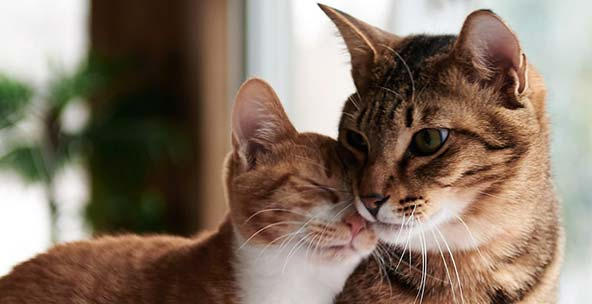
#> input picture dataset_image/Cats/13313648.jpg, 592 x 304 px; its folder holds only this picture in this run
$ python imageclassifier+using+deepLearning.py
#> lines starting #> are read from the running program, lines starting #| are printed output that depends on the picture; long printed decimals are rounded

import numpy as np
import h5py
import matplotlib.pyplot as plt
#from dnn_utils_v2 import sigmoid, sigmoid_backward, relu, relu_backward
import pickle
import numpy as np
import cv2
from sklearn.model_selection import train_test_split
import os


def dsigmoid(x):
    return x * (1. - x)

def dReLU(x):
    return 1. * (x > 0)

def relu(x):
    """
    :param x: numpy array of shape (N,D) representing input layer
    :return:
    out = numpy array of shape (N,D) representing output of relu layer
    cache = storing x for backpropagation
    """
    out = x*(x > 0)
    cache = x
    return out, cache

def relu_backward(dout, cache):
    """
    :param dout: numpy array of shape (N,D) representing gradients of output layer
    :param cache: numpy array of shape (N,D) representing input layer for backpropagation
    :return:
    dx = numpy array of shape (N,D) representing gradients of input layer
    """
    x = cache
    dx = dout*(x > 0)
    return dx


def sigmoid(x):
    """
    :param x: numpy array of shape (N,D) representing input layer
    :return:
    out = numpy array of shape (N,D) representing output of sigmoid layer
    cache = storing x for backpropagation
    """
    out = 1/(1 + np.exp(-x))
    cache = out.copy()
    return out, cache


def sigmoid_backward(dout, cache):
    """
    :param dout: numpy array of shape (N,D) representing gradients of output layer
    :param cache: numpy array of shape (N,D) used for backpropagation
    :return:
    dx = numpy array of shape (N,D) representing gradients of input layer
    """
    out = cache
    dx = dout*(out*(1-out))
    return dx


def initialize_parameters(n_x, n_h, n_y):
    """
    Argument:
    n_x -- size of the input layer
    n_h -- size of the hidden layer
    n_y -- size of the output layer

    Returns:
    parameters -- python dictionary containing your parameters:
                    W1 -- weight matrix of shape (n_h, n_x)
                    b1 -- bias vector of shape (n_h, 1)
                    W2 -- weight matrix of shape (n_y, n_h)
                    b2 -- bias vector of shape (n_y, 1)
    """

    np.random.seed(1)

    ### START CODE HERE ### (≈ 4 lines of code)
    W1 = np.random.randn(n_h, n_x) * 0.01
    b1 = np.zeros(shape = (n_h, 1))
    W2 = np.random.randn(n_y, n_h) * 0.01
    b2 = np.zeros(shape=(n_y, 1))
    ### END CODE HERE ###

    assert(W1.shape == (n_h, n_x))
    assert(b1.shape == (n_h, 1))
    assert(W2.shape == (n_y, n_h))
    assert(b2.shape == (n_y, 1))

    parameters = {"W1": W1,
                  "b1": b1,
                  "W2": W2,
                  "b2": b2}

    return parameters


# GRADED FUNCTION: initialize_parameters_deep

def initialize_parameters_deep(layer_dims):
    """
    Arguments:
    layer_dims -- python array (list) containing the dimensions of each layer in our network

    Returns:
    parameters -- python dictionary containing your parameters "W1", "b1", ..., "WL", "bL":
                    Wl -- weight matrix of shape (layer_dims[l], layer_dims[l-1])
                    bl -- bias vector of shape (layer_dims[l], 1)
    """

    np.random.seed(3)
    parameters = {}
    L = len(layer_dims)            # number of layers in the network

    for l in range(1, L):
        ### START CODE HERE ### (≈ 2 lines of code)
        parameters['W' + str(l)] = np.random.randn(layer_dims[l], layer_dims[l - 1]) * 0.01
        parameters['b' + str(l)] = np.zeros((layer_dims[l], 1))
        ### END CODE HERE ###

        assert(parameters['W' + str(l)].shape == (layer_dims[l], layer_dims[l - 1]))
        assert(parameters['b' + str(l)].shape == (layer_dims[l], 1))


    return parameters


# GRADED FUNCTION: linear_forward

def linear_forward(A, W, b):
    """
    Implement the linear part of a layer's forward propagation.

    Arguments:
    A -- activations from previous layer (or input data): (size of previous layer, number of examples)
    W -- weights matrix: numpy array of shape (size of current layer, size of previous layer)
    b -- bias vector, numpy array of shape (size of the current layer, 1)

    Returns:
    Z -- the input of the activation function, also called pre-activation parameter
    cache -- a python dictionary containing "A", "W" and "b" ; stored for computing the backward pass efficiently
    """

    ### START CODE HERE ### (≈ 1 line of code)
    Z = np.dot(W, A) + b
    ### END CODE HERE ###

    assert(Z.shape == (W.shape[0], A.shape[1]))
    cache = (A, W, b)

    return Z, cache


# GRADED FUNCTION: linear_activation_forward

def linear_activation_forward(A_prev, W, b, activation):
    """
    Implement the forward propagation for the LINEAR->ACTIVATION layer

    Arguments:
    A_prev -- activations from previous layer (or input data): (size of previous layer, number of examples)
    W -- weights matrix: numpy array of shape (size of current layer, size of previous layer)
    b -- bias vector, numpy array of shape (size of the current layer, 1)
    activation -- the activation to be used in this layer, stored as a text string: "sigmoid" or "relu"

    Returns:
    A -- the output of the activation function, also called the post-activation value
    cache -- a python dictionary containing "linear_cache" and "activation_cache";
             stored for computing the backward pass efficiently
    """

    if activation == "sigmoid":
        # Inputs: "A_prev, W, b". Outputs: "A, activation_cache".
        ### START CODE HERE ### (≈ 2 lines of code)
        Z, linear_cache = linear_forward(A_prev, W, b)
        A, activation_cache = sigmoid(Z)
        ### END CODE HERE ###

    elif activation == "relu":
        # Inputs: "A_prev, W, b". Outputs: "A, activation_cache".
        ### START CODE HERE ### (≈ 2 lines of code)
        Z, linear_cache = linear_forward(A_prev, W, b)
        A, activation_cache = relu(Z)
        ### END CODE HERE ###

    assert (A.shape == (W.shape[0], A_prev.shape[1]))
    cache = (linear_cache, activation_cache)

    return A, cache


# GRADED FUNCTION: L_model_forward

def L_model_forward(X, parameters):
    """
    Implement forward propagation for the [LINEAR->RELU]*(L-1)->LINEAR->SIGMOID computation

    Arguments:
    X -- data, numpy array of shape (input size, number of examples)
    parameters -- output of initialize_parameters_deep()

    Returns:
    AL -- last post-activation value
    caches -- list of caches containing:
                every cache of linear_relu_forward() (there are L-1 of them, indexed from 0 to L-2)
                the cache of linear_sigmoid_forward() (there is one, indexed L-1)
    """

    caches = []
    A = X
    L = len(parameters) // 2                  # number of layers in the neural network

    # Implement [LINEAR -> RELU]*(L-1). Add "cache" to the "caches" list.
    for l in range(1, L):
        A_prev = A
        ### START CODE HERE ### (≈ 2 lines of code)
        A, cache = linear_activation_forward(A_prev,
                                             parameters['W' + str(l)],
                                             parameters['b' + str(l)],
                                             activation='relu')
        caches.append(cache)

        ### END CODE HERE ###

    # Implement LINEAR -> SIGMOID. Add "cache" to the "caches" list.
    ### START CODE HERE ### (≈ 2 lines of code)
    AL, cache = linear_activation_forward(A,
                                          parameters['W' + str(L)],
                                          parameters['b' + str(L)],
                                          activation='sigmoid')
    caches.append(cache)

    ### END CODE HERE ###

    assert(AL.shape == (1, X.shape[1]))

    return AL, caches


# GRADED FUNCTION: compute_cost

def compute_cost(AL, Y):
    """
    Implement the cost function defined by equation (7).

    Arguments:
    AL -- probability vector corresponding to your label predictions, shape (1, number of examples)
    Y -- true "label" vector (for example: containing 0 if non-cat, 1 if cat), shape (1, number of examples)

    Returns:
    cost -- cross-entropy cost
    """

    m = Y.shape[1]

    # Compute loss from aL and y.
    ### START CODE HERE ### (≈ 1 lines of code)
    cost = (-1 / m) * np.sum(np.multiply(Y, np.log(AL)) + np.multiply(1 - Y, np.log(1 - AL)))
    ### END CODE HERE ###

    cost = np.squeeze(cost)      # To make sure your cost's shape is what we expect (e.g. this turns [[17]] into 17).
    assert(cost.shape == ())

    return cost


# GRADED FUNCTION: linear_backward

# GRADED FUNCTION: linear_backward

# GRADED FUNCTION: linear_backward

def linear_backward(dZ, cache):
    """
    Implement the linear portion of backward propagation for a single layer (layer l)

    Arguments:
    dZ -- Gradient of the cost with respect to the linear output (of current layer l)
    cache -- tuple of values (A_prev, W, b) coming from the forward propagation in the current layer

    Returns:
    dA_prev -- Gradient of the cost with respect to the activation (of the previous layer l-1), same shape as A_prev
    dW -- Gradient of the cost with respect to W (current layer l), same shape as W
    db -- Gradient of the cost with respect to b (current layer l), same shape as b
    """
    A_prev, W, b = cache
    m = A_prev.shape[1]

    ### START CODE HERE ### (≈ 3 lines of code)
    dW = 1 / m * np.dot(dZ, A_prev.T)
    db = 1 / m * np.sum(dZ, axis=1, keepdims=True)
    dA_prev = np.dot(W.T, dZ)
    ### END CODE HERE ###

    assert (dA_prev.shape == A_prev.shape)
    assert (dW.shape == W.shape)
    assert (db.shape == b.shape)

    return dA_prev, dW, db


# GRADED FUNCTION: linear_activation_backward

# GRADED FUNCTION: linear_activation_backward

def linear_activation_backward(dA, cache, activation):
    """
    Implement the backward propagation for the LINEAR->ACTIVATION layer.

    Arguments:
    dA -- post-activation gradient for current layer l
    cache -- tuple of values (linear_cache, activation_cache) we store for computing backward propagation efficiently
    activation -- the activation to be used in this layer, stored as a text string: "sigmoid" or "relu"

    Returns:
    dA_prev -- Gradient of the cost with respect to the activation (of the previous layer l-1), same shape as A_prev
    dW -- Gradient of the cost with respect to W (current layer l), same shape as W
    db -- Gradient of the cost with respect to b (current layer l), same shape as b
    """
    linear_cache, activation_cache = cache

    if activation == "relu":
        ### START CODE HERE ### (≈ 2 lines of code)
        dZ = relu_backward(dA, activation_cache)
        ### END CODE HERE ###

    elif activation == "sigmoid":
        ### START CODE HERE ### (≈ 2 lines of code)
        dZ = sigmoid_backward(dA, activation_cache)
        ### END CODE HERE ###

    dA_prev, dW, db = linear_backward(dZ, linear_cache)

    return dA_prev, dW, db


# GRADED FUNCTION: L_model_backward
# GRADED FUNCTION: L_model_backward

def L_model_backward(AL, Y, caches):
    """
    Implement the backward propagation for the [LINEAR->RELU] * (L-1) -> LINEAR -> SIGMOID group

    Arguments:
    AL -- probability vector, output of the forward propagation (L_model_forward())
    Y -- true "label" vector (containing 0 if non-cat, 1 if cat)
    caches -- list of caches containing:
                every cache of linear_activation_forward() with "relu" (it's caches[l], for l in range(L-1) i.e l = 0...L-2)
                the cache of linear_activation_forward() with "sigmoid" (it's caches[L-1])

    Returns:
    grads -- A dictionary with the gradients
             grads["dA" + str(l)] = ...
             grads["dW" + str(l)] = ...
             grads["db" + str(l)] = ...
    """
    grads = {}
    L = len(caches) # the number of layers
    m = AL.shape[1]
    Y = Y.reshape(AL.shape) # after this line, Y is the same shape as AL

    # Initializing the backpropagation
    ### START CODE HERE ### (1 line of code)
    dAL = - (np.divide(Y, AL) - np.divide(1 - Y, 1 - AL))
    ### END CODE HERE ###

    # Lth layer (SIGMOID -> LINEAR) gradients. Inputs: "AL, Y, caches". Outputs: "grads["dAL"], grads["dWL"], grads["dbL"]
    ### START CODE HERE ### (approx. 2 lines)
    current_cache = caches[-1]
    grads["dA" + str(L)], grads["dW" + str(L)], grads["db" + str(L)] = linear_activation_backward(dAL,
                                                                                                  current_cache,
                                                                                                  "sigmoid")
    ### END CODE HERE ###

    for l in reversed(range(L-1)):
        # lth layer: (RELU -> LINEAR) gradients.
        # Inputs: "grads["dA" + str(l + 2)], caches". Outputs: "grads["dA" + str(l + 1)] , grads["dW" + str(l + 1)] , grads["db" + str(l + 1)]
        ### START CODE HERE ### (approx. 5 lines)
        current_cache = caches[l]
        dA_prev_temp, dW_temp, db_temp = linear_activation_backward(grads["dA{}".format(l + 2)],
                                                                    current_cache,
                                                                    "relu")
        grads["dA" + str(l + 1)] = dA_prev_temp
        grads["dW" + str(l + 1)] = dW_temp
        grads["db" + str(l + 1)] = db_temp
        ### END CODE HERE ###

    return grads


# GRADED FUNCTION: update_parameters

def update_parameters(parameters, grads, learning_rate):
    """
    Update parameters using gradient descent

    Arguments:
    parameters -- python dictionary containing your parameters
    grads -- python dictionary containing your gradients, output of L_model_backward

    Returns:
    parameters -- python dictionary containing your updated parameters
                  parameters["W" + str(l)] = ...
                  parameters["b" + str(l)] = ...
    """

    L = len(parameters) // 2 # number of layers in the neural network

    # Update rule for each parameter. Use a for loop.
    ### START CODE HERE ### (≈ 3 lines of code)
    for l in range(L):
        parameters["W" + str(l + 1)] = parameters["W" + str(l + 1)] - learning_rate * grads["dW" + str(l + 1)]
        parameters["b" + str(l + 1)] = parameters["b" + str(l + 1)] - learning_rate * grads["db" + str(l + 1)]
    ### END CODE HERE ###

    return parameters


def predict(my_image, parameters):
    X = my_image
    Al , caches = L_model_forward(X, parameters)

    if Al > 0.5 :
        print("This is a cat picture (  Confidentiality (in percent) ")
    else:
        print("This is some ome other picture ")
    print("Confidentiality  :: -" , Al)


get_ipython().magic('matplotlib inline')
plt.rcParams['figure.figsize'] = (5.0, 4.0) # set default size of plots
plt.rcParams['image.interpolation'] = 'nearest'
plt.rcParams['image.cmap'] = 'gray'

get_ipython().magic('load_ext autoreload')
get_ipython().magic('autoreload 2')

np.random.seed(1)


label = os.listdir("dataset_image")
dataset=[]
for image_label in label:

    images = os.listdir("dataset_image/"+image_label)                  # Load all the data

    for image in images:
        img = cv2.imread("dataset_image/"+image_label+"/"+image)
#> img is the input picture: shape (304, 592, 3); mean B, G, R 102.2, 117.1, 134.5
        img = cv2.resize(img, (64, 64))
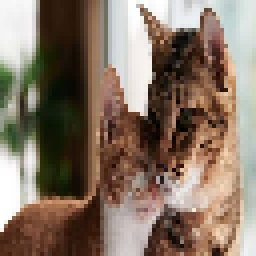
#> img: shape (64, 64, 3) (shown 4 times larger); mean B, G, R 102.2, 117.1, 134.5
        dataset.append((img,image_label))
#> pass 2 of the loop `for image_label in label:`:
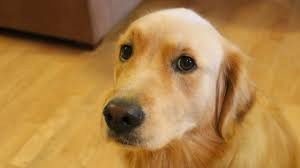
#> input picture dataset_image/Dogs/download (5).jpg, 300 x 168 px
#> img is the input picture: shape (168, 300, 3); mean B, G, R 70.3, 128.6, 172
#> `img = cv2.resize(img, (64, 64))`:
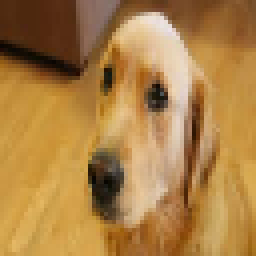
#> img: shape (64, 64, 3) (shown 4 times larger); mean B, G, R 70.3, 128.6, 172

X=[]
Y=[]

for  input_image,image_label in dataset:

    X.append(input_image)                          #integer encode the labels
    Y.append(label.index(image_label))
    print("Y label ---------->" , label.index(image_label))
#> this loop made 2 passes
#> image_label on passes 1 to 2: 'Cats', 'Dogs'
#| Y label ----------> 0
#| Y label ----------> 1
#> after the loop, X = 2 items; Y = [0, 1]

X=np.array(X)
Y=np.array(Y)

#X_train, X_test, y_train, y_test = train_test_split(X, Y, test_size=0.20, random_state=7)

train_x_orig,test_x_orig, train_y, test_y = train_test_split(X, Y, test_size= 0.1 , random_state=7)
#> train_y = [1]; test_y = [0]


# Example of a picture
index = 1
#plt.imshow(train_x_orig[index])
print ("y = "+ "It's a picture.")


# Explore your dataset
m_train = train_x_orig.shape[0]
#> m_train = 1
num_px = train_x_orig.shape[1]
#> num_px = 64
m_test = test_x_orig.shape[0]
#> m_test = 1


train_y = np.reshape(train_y, (1 ,train_y.shape[0] ))

test_y = np.reshape(test_y, (1 ,test_y.shape[0] ))

print ("Number of training examples: " + str(m_train))
#| Number of training examples: 1
print ("Number of testing examples: " + str(m_test))
#| Number of testing examples: 1
print ("Each image is of size: (" + str(num_px) + ", " + str(num_px) + ", 3)")
#| Each image is of size: (64, 64, 3)
print ("train_x_orig shape: " + str(train_x_orig.shape))
#| train_x_orig shape: (1, 64, 64, 3)
print ("train_y shape: " + str(train_y.shape))
#| train_y shape: (1, 1)
print ("test_x_orig shape: " + str(test_x_orig.shape))
#| test_x_orig shape: (1, 64, 64, 3)
print ("test_y shape: " + str(test_y.shape))
#| test_y shape: (1, 1)

# Reshape the training and test examples
train_x_flatten = train_x_orig.reshape(train_x_orig.shape[0], -1).T   # The "-1" makes reshape flatten the remaining dimensions
#> train_x_flatten = 12288 values, max 242 at index 1067, min 0 at index 2517, mean 123.6
test_x_flatten = test_x_orig.reshape(test_x_orig.shape[0], -1).T
#> test_x_flatten = 12288 values, max 255 at index 96, min 0 at index 2241, mean 117.9


# Standardize data to have feature values between 0 and 1.
train_x = train_x_flatten/255.
#> train_x = 12288 values, max 0.949 at index 1067, min 0 at index 2517, mean 0.485
test_x = test_x_flatten/255.
#> test_x = 12288 values, max 1 at index 96, min 0 at index 2241, mean 0.462

print ("train_x's shape: " + str(train_x.shape))
#| train_x's shape: (12288, 1)
print ("test_x's shape: " + str(test_x.shape))
#| test_x's shape: (12288, 1)


layers_dims = [12288, 20, 7, 5, 1]


# GRADED FUNCTION: L_layer_model

def L_layer_model(X, Y, layers_dims, learning_rate = 0.00075, num_iterations = 3000, print_cost=False):#lr was 0.009
    """
    Implements a L-layer neural network: [LINEAR->RELU]*(L-1)->LINEAR->SIGMOID.

    Arguments:
    X -- data, numpy array of shape (number of examples, num_px * num_px * 3)
    Y -- true "label" vector (containing 0 if cat, 1 if non-cat), of shape (1, number of examples)
    layers_dims -- list containing the input size and each layer size, of length (number of layers + 1).
    learning_rate -- learning rate of the gradient descent update rule
    num_iterations -- number of iterations of the optimization loop
    print_cost -- if True, it prints the cost every 100 steps

    Returns:
    parameters -- parameters learnt by the model. They can then be used to predict.
    """
#> called with X = array of shape (12288, 1), Y = array of shape (1, 1), learning_rate = 0.00075, num_iterations = 2500, print_cost = True

    np.random.seed(1)
    costs = []                         # keep track of cost

    # Parameters initialization. (≈ 1 line of code)
    ### START CODE HERE ###
    parameters = initialize_parameters_deep(layers_dims)
    ### END CODE HERE ###

    # Loop (gradient descent)
    for i in range(0, num_iterations):

        # Forward propagation: [LINEAR -> RELU]*(L-1) -> LINEAR -> SIGMOID.
        ### START CODE HERE ### (≈ 1 line of code)
        AL, caches = L_model_forward(X , parameters)
        ### END CODE HERE ###

        # Compute cost.
        ### START CODE HERE ### (≈ 1 line of code)
        cost = compute_cost(AL, Y)
        ### END CODE HERE ###
        #print("Cost ---------->" ,cost)
        # Backward propagation.
        ### START CODE HERE ### (≈ 1 line of code)
        grads = L_model_backward(AL, Y, caches)
        ### END CODE HERE ###

        # Update parameters.
        ### START CODE HERE ### (≈ 1 line of code)
        parameters = update_parameters(parameters, grads, learning_rate)
        ### END CODE HERE ###

        # Print the cost every 100 training example
        if print_cost and i % 100 == 0:
            print ("Cost after iteration %i: %f" %(i, cost))
        if print_cost and i % 100 == 0:
            costs.append(cost)
#> this loop made 2500 passes
#> cost on passes 2 to 4: 0.693, 0.693, 0.693
#| Cost after iteration 0: 0.6931
#| Cost after iteration 100: 0.6747
#| Cost after iteration 200: 0.657
#| Cost after iteration 300: 0.6399
#| Cost after iteration 400: 0.6235
#| Cost after iteration 500: 0.6076
#| Cost after iteration 600: 0.5924
#| Cost after iteration 700: 0.5777
#> (further printed lines are left out)

    # plot the cost
    plt.plot(np.squeeze(costs))
    plt.ylabel('cost')
    plt.xlabel('iterations (per tens)')
    plt.title("Learning rate =" + str(learning_rate))
    plt.show()
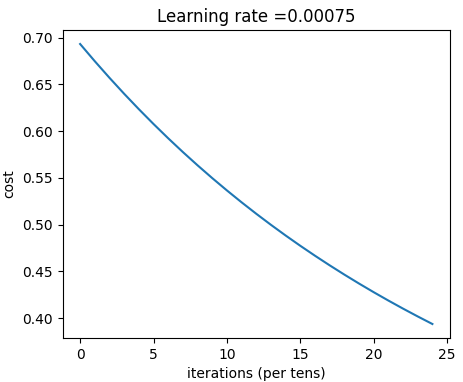
#> figure drawn by matplotlib, 1 panel; curve peaks at x = 0, y = 0.693

    return parameters


parameters = L_layer_model(train_x, train_y, layers_dims, num_iterations = 2500, print_cost = True)


## START CODE HERE ##
my_image = "predict_test.jpg" # change this to the name of your image file
my_label_y = [1] # the true class of your image (1 -> cat, 0 -> non-cat)
## END CODE HERE ##

fname = "test_image/" + my_image
my_image = cv2.imread(fname)
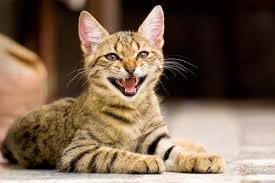
#> input picture test_image/predict_test.jpg, 275 x 183 px
#> my_image is the input picture: shape (183, 275, 3); mean B, G, R 81.3, 101.1, 123.2
my_image = cv2.resize(img, (64, 64 ))

#plt.imshow(my_image)
predict_x_flatten = my_image.reshape((num_px * num_px * 3,1))
my_image = predict_x_flatten/255


predict(my_image, parameters)
#| Confidentiality  :: - [[0.6798]]
